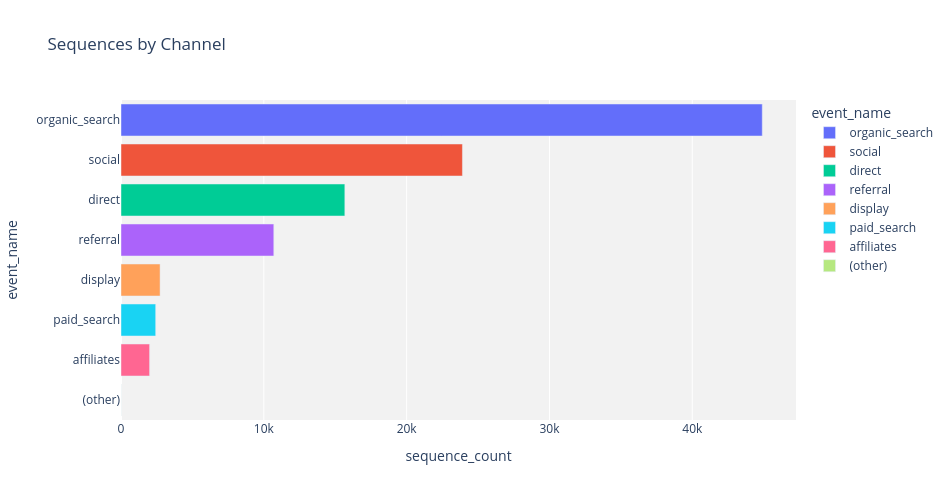

Source (notebook cell):
### Markdown cell above
**For each channel, how many sequences do they belong to?**

### Code cell
## use visualization package to make a bar chart

bar_fig = px.bar(results_df
                 ,x='sequence_count'
                 ,y='event_name'
                 ,title='Sequences by Channel'
                 ,color=results_df['event_name']
                 )

bar_fig.update_layout(width=950
                      ,height=500
                      ,yaxis={'categoryorder': 'total ascending'}
                      ,plot_bgcolor='#f2f2f2') 

bar_fig.show()

### Figure 1 — Plotly figure (JSON) as saved in the notebook; plotly's stock layout.template omitted (floating-point values rounded to 4 significant figures)
{"data": [{"alignmentgroup": "True", "hovertemplate": "event_name=%{y}<br>sequence_count=%{x}<extra></extra>", "legendgroup": "organic_search", "marker": {"color": "#636efa", "pattern": {"shape": ""}}, "name": "organic_search", "offsetgroup": "organic_search", "orientation": "h", "showlegend": true, "textposition": "auto", "type": "bar", "x": [44898], "xaxis": "x", "y": ["organic_search"], "yaxis": "y"}, {"alignmentgroup": "True", "hovertemplate": "event_name=%{y}<br>sequence_count=%{x}<extra></extra>", "legendgroup": "social", "marker": {"color": "#EF553B", "pattern": {"shape": ""}}, "name": "social", "offsetgroup": "social", "orientation": "h", "showlegend": true, "textposition": "auto", "type": "bar", "x": [23906], "xaxis": "x", "y": ["social"], "yaxis": "y"}, {"alignmentgroup": "True", "hovertemplate": "event_name=%{y}<br>sequence_count=%{x}<extra></extra>", "legendgroup": "direct", "marker": {"color": "#00cc96", "pattern": {"shape": ""}}, "name": "direct", "offsetgroup": "direct", "orientation": "h", "showlegend": true, "textposition": "auto", "type": "bar", "x": [15672], "xaxis": "x", "y": ["direct"], "yaxis": "y"}, {"alignmentgroup": "True", "hovertemplate": "event_name=%{y}<br>sequence_count=%{x}<extra></extra>", "legendgroup": "referral", "marker": {"color": "#ab63fa", "pattern": {"shape": ""}}, "name": "referral", "offsetgroup": "referral", "orientation": "h", "showlegend": true, "textposition": "auto", "type": "bar", "x": [10698], "xaxis": "x", "y": ["referral"], "yaxis": "y"}, {"alignmentgroup": "True", "hovertemplate": "event_name=%{y}<br>sequence_count=%{x}<extra></extra>", "legendgroup": "display", "marker": {"color": "#FFA15A", "pattern": {"shape": ""}}, "name": "display", "offsetgroup": "display", "orientation": "h", "showlegend": true, "textposition": "auto", "type": "bar", "x": [2736], "xaxis": "x", "y": ["display"], "yaxis": "y"}, {"alignmentgroup": "True", "hovertemplate": "event_name=%{y}<br>sequence_count=%{x}<extra></extra>", "legendgroup": "paid_search", "marker": {"color": "#19d3f3", "pattern": {"shape": ""}}, "name": "paid_search", "offsetgroup": "paid_search", "orientation": "h", "showlegend": true, "textposition": "auto", "type": "bar", "x": [2428], "xaxis": "x", "y": ["paid_search"], "yaxis": "y"}, {"alignmentgroup": "True", "hovertemplate": "event_name=%{y}<br>sequence_count=%{x}<extra></extra>", "legendgroup": "affiliates", "marker": {"color": "#FF6692", "pattern": {"shape": ""}}, "name": "affiliates", "offsetgroup": "affiliates", "orientation": "h", "showlegend": true, "textposition": "auto", "type": "bar", "x": [2001], "xaxis": "x", "y": ["affiliates"], "yaxis": "y"}, {"alignmentgroup": "True", "hovertemplate": "event_name=%{y}<br>sequence_count=%{x}<extra></extra>", "legendgroup": "(other)", "marker": {"color": "#B6E880", "pattern": {"shape": ""}}, "name": "(other)", "offsetgroup": "(other)", "orientation": "h", "showlegend": true, "textposition": "auto", "type": "bar", "x": [5], "xaxis": "x", "y": ["(other)"], "yaxis": "y"}], "layout": {"barmode": "relative", "height": 500, "legend": {"title": {"text": "event_name"}, "tracegroupgap": 0}, "plot_bgcolor": "#f2f2f2", "title": {"text": "Sequences by Channel"}, "width": 950, "xaxis": {"anchor": "y", "autorange": true, "domain": [0, 1], "range": [0, 47260.0], "title": {"text": "sequence_count"}, "type": "linear"}, "yaxis": {"anchor": "x", "autorange": true, "categoryarray": ["(other)", "affiliates", "paid_search", "display", "referral", "direct", "social", "organic_search"], "categoryorder": "total ascending", "domain": [0, 1], "range": [-0.5, 7.5], "title": {"text": "event_name"}, "type": "category"}}}
